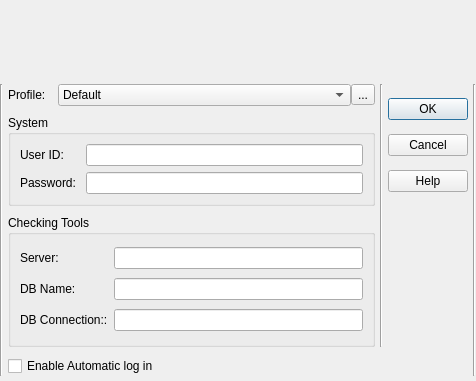
<?xml version="1.0" encoding="UTF-8"?>
<ui version="4.0">
 <class>CtoolsLogin</class>
 <widget class="QDialog" name="CtoolsLogin">
  <property name="geometry">
   <rect>
    <x>0</x>
    <y>0</y>
    <width>476</width>
    <height>381</height>
   </rect>
  </property>
  <property name="maximumSize">
   <size>
    <width>476</width>
    <height>16777215</height>
   </size>
  </property>
  <property name="windowTitle">
   <string>Log in to Checking Tools</string>
  </property>
  <property name="windowIcon">
   <iconset resource="data.qrc">
    <normaloff>:/images/testing.png</normaloff>:/images/testing.png</iconset>
  </property>
  <layout class="QGridLayout" name="gridLayout_3">
   <property name="leftMargin">
    <number>0</number>
   </property>
   <property name="topMargin">
    <number>0</number>
   </property>
   <property name="rightMargin">
    <number>0</number>
   </property>
   <property name="bottomMargin">
    <number>5</number>
   </property>
   <property name="horizontalSpacing">
    <number>5</number>
   </property>
   <property name="verticalSpacing">
    <number>9</number>
   </property>
   <item row="2" column="1">
    <widget class="QGroupBox" name="gbSystem">
     <property name="title">
      <string>System</string>
     </property>
     <property name="flat">
      <bool>false</bool>
     </property>
     <layout class="QGridLayout" name="gridLayout">
      <item row="0" column="1">
       <widget class="QLabel" name="label_2">
        <property name="text">
         <string>User ID:</string>
        </property>
       </widget>
      </item>
      <item row="0" column="2">
       <widget class="QLineEdit" name="lineUser"/>
      </item>
      <item row="1" column="2">
       <widget class="QLineEdit" name="linePassword"/>
      </item>
      <item row="1" column="1">
       <widget class="QLabel" name="label_3">
        <property name="text">
         <string>Password: </string>
        </property>
       </widget>
      </item>
     </layout>
    </widget>
   </item>
   <item row="3" column="1">
    <widget class="QGroupBox" name="gbCheckingTools">
     <property name="title">
      <string>Checking Tools</string>
     </property>
     <property name="flat">
      <bool>false</bool>
     </property>
     <layout class="QGridLayout" name="gridLayout_2">
      <item row="1" column="1">
       <widget class="QLineEdit" name="linePassword_2"/>
      </item>
      <item row="2" column="0">
       <widget class="QLabel" name="label_6">
        <property name="text">
         <string>DB Connection::</string>
        </property>
       </widget>
      </item>
      <item row="0" column="1">
       <widget class="QLineEdit" name="lineUser_2"/>
      </item>
      <item row="2" column="1">
       <widget class="QLineEdit" name="linePassword_3"/>
      </item>
      <item row="0" column="0">
       <widget class="QLabel" name="label_4">
        <property name="text">
         <string>Server: </string>
        </property>
       </widget>
      </item>
      <item row="1" column="0">
       <widget class="QLabel" name="label_5">
        <property name="text">
         <string>DB Name:</string>
        </property>
       </widget>
      </item>
     </layout>
    </widget>
   </item>
   <item row="1" column="1">
    <layout class="QHBoxLayout" name="horizontalLayout">
     <property name="sizeConstraint">
      <enum>QLayout::SetMinimumSize</enum>
     </property>
     <item>
      <widget class="QLabel" name="label">
       <property name="maximumSize">
        <size>
         <width>50</width>
         <height>16777215</height>
        </size>
       </property>
       <property name="text">
        <string>Profile: </string>
       </property>
      </widget>
     </item>
     <item>
      <widget class="QComboBox" name="comboProfile">
       <item>
        <property name="text">
         <string>Default</string>
        </property>
       </item>
      </widget>
     </item>
     <item>
      <widget class="QToolButton" name="btnCloseProfile">
       <property name="text">
        <string>...</string>
       </property>
      </widget>
     </item>
    </layout>
   </item>
   <item row="1" column="3" rowspan="2">
    <layout class="QVBoxLayout" name="verticalLayout">
     <item>
      <widget class="QPushButton" name="btnOk">
       <property name="text">
        <string>OK</string>
       </property>
      </widget>
     </item>
     <item>
      <widget class="QPushButton" name="btnCancel">
       <property name="text">
        <string>Cancel</string>
       </property>
      </widget>
     </item>
     <item>
      <widget class="QPushButton" name="btnHelp">
       <property name="text">
        <string>Help</string>
       </property>
      </widget>
     </item>
    </layout>
   </item>
   <item row="1" column="0" rowspan="4">
    <widget class="Line" name="line_2">
     <property name="orientation">
      <enum>Qt::Vertical</enum>
     </property>
    </widget>
   </item>
   <item row="1" column="4" rowspan="4">
    <widget class="Line" name="line_3">
     <property name="orientation">
      <enum>Qt::Vertical</enum>
     </property>
    </widget>
   </item>
   <item row="1" column="2" rowspan="3">
    <widget class="Line" name="line">
     <property name="orientation">
      <enum>Qt::Vertical</enum>
     </property>
    </widget>
   </item>
   <item row="3" column="3">
    <spacer name="verticalSpacer">
     <property name="orientation">
      <enum>Qt::Vertical</enum>
     </property>
     <property name="sizeHint" stdset="0">
      <size>
       <width>20</width>
       <height>40</height>
      </size>
     </property>
    </spacer>
   </item>
   <item row="4" column="1" colspan="3">
    <widget class="QCheckBox" name="checkBox">
     <property name="text">
      <string>Enable Automatic log in</string>
     </property>
    </widget>
   </item>
   <item row="0" column="0" colspan="5">
    <widget class="QLabel" name="topLogin">
     <property name="minimumSize">
      <size>
       <width>0</width>
       <height>75</height>
      </size>
     </property>
     <property name="text">
      <string/>
     </property>
     <property name="pixmap">
      <pixmap resource="data.qrc">:/images/topLogin.png</pixmap>
     </property>
     <property name="scaledContents">
      <bool>true</bool>
     </property>
    </widget>
   </item>
  </layout>
 </widget>
 <resources>
  <include location="data.qrc"/>
 </resources>
 <connections/>
</ui>
